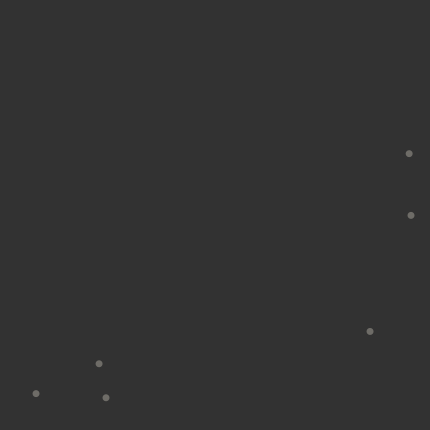
Frame 1 (no input)
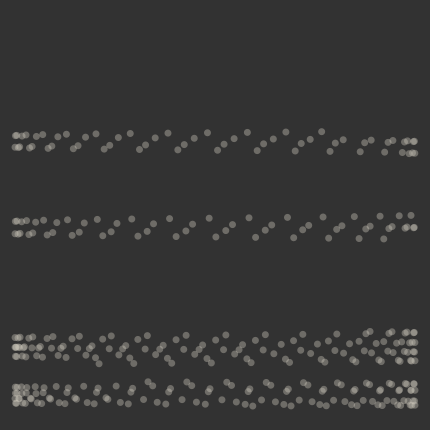
Frame 60 (the mouse pressed at the canvas centre just before this capture)
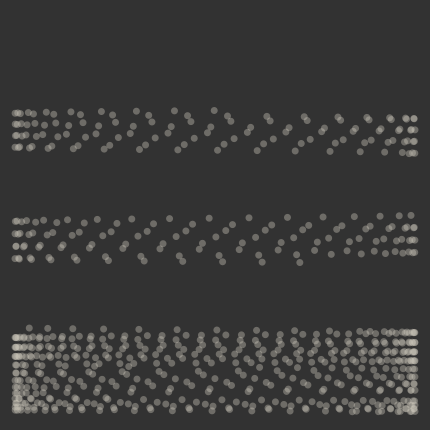
Frame 120 (the mouse held since frame 60 and released just before this capture)

The Processing sketch that drew these frames (run headless with seeded random() and noise(); from frame 60 on, the mouse is pressed at the canvas centre):

// Processing sketch: wave_pastels_sequence
// ── wave_pastels_sequence.pde
float x, y, x1, y1, x2, y2, x3, y3, x4, y4, x5, y5, x6, y6, x7, y7,
x8, y8, x9, y9, x10, y10, m, n, m1, n1, m2, n2, m3, n3, m4, n4, m5,
n5, m6, n6, m7, n7, c, d, c1, d1, c2, d2, c3, d3, c4, d4, c5, d5, 
q, r;
float a;

void setup() {
  size(430, 430);
  background(50);
}

void draw() {
  
  
  if (millis() < 30000) {
    a+=.002;
    pushMatrix();
    translate(width/2, height/2);
    c = cos(a*100)*200;
    d = sin(a*1)*200;
    c1 = cos((a+20)*100)*200;
    d1 = sin((a+20)*1)*200;
    c2 = cos((a+40)*100)*200;
    d2 = sin((a+40)*1)*200;
    c3 = cos((a+60)*100)*200;
    d3 = sin((a+60)*1)*200;
    c4 = cos((a+90)*100)*200;
    d4 = sin((a+90)*1)*200;
    c5 = cos((a+120)*100)*200;
    d5 = sin((a+120)*1)*200;
    
    noStroke();
    //fill(223, 190, 180, 100);
    fill(204, 198, 187, 100);
    ellipse(c, d, 7, 7);
    ellipse(c1, d1, 7, 7);
    ellipse(c2, d2, 7, 7);
    ellipse(c3, d3, 7, 7);
    ellipse(c4, d4, 7, 7);
    ellipse(c5, d5, 7, 7);
    popMatrix();
  }
    
    else if (millis() >= 30000 && millis() <= 30300) {
      background(50, 50, 50, 1);
    }
    
    else if (millis() > 30300 && millis() < 41000) {
      a+=.02;
      pushMatrix();
      translate(width/2, height/2);
      x = sin(a*100)*200;
      y = sin(a*1)*200;
      x1 = sin((a+5)*100)*200;
      y1 = sin((a+5)*1)*200;
      x2 = sin((a+10)*100)*200;
      y2 = sin((a+10)*1)*200;
      x3 = sin((a+15)*100)*200;
      y3 = sin((a+15)*1)*200;
      x4 = sin((a+20)*100)*200;
      y4 = sin((a+20)*1)*200;
      x5 = sin((a+25)*100)*200;
      y5 = sin((a+25)*1)*200;
      x6 = sin((a+30)*100)*200;
      y6 = sin((a+30)*1)*200;
      x7 = sin((a+35)*100)*200;
      y7 = sin((a+35)*1)*200;
      x8 = sin((a+40)*100)*200;
      y8 = sin((a+40)*1)*200;
      x9 = sin((a+45)*100)*200;
      y9 = sin((a+45)*1)*200;
      x10 = sin((a+50)*100)*200;
      y10 = sin((a+50)*1)*200;
      
      noStroke();
      fill(223, 190, 180, 100);
      //fill(196, 205, 202, 100);
      ellipse(x, y, 7, 7);
      ellipse(x1, y1, 7, 7);
      ellipse(x2, y2, 7, 7);
      ellipse(x3, y3, 7, 7);
      ellipse(x4, y4, 7, 7);
      ellipse(x5, y5, 7, 7);
      ellipse(x6, y6, 7, 7);
      ellipse(x7, y7, 7, 7);
      ellipse(x8, y8, 7, 7);
      ellipse(x9, y9, 7, 7);
      ellipse(x10, y10, 7, 7);
      popMatrix();
    }
    
    else if (millis() >= 41000 && millis() <= 41300) {
      background(50, 50, 50, 0.01);
    }
    
    else if (millis() > 41300 && millis() < 75000) {
      a+=.005;
      pushMatrix();
      translate(width/2, height/2);
      m = sin(a*200)*200;
      n = cos(a*1)*200;
      m1 = sin((a+5)*200)*200;
      n1 = cos((a+5)*1)*200;
      m2 = sin((a+10)*200)*200;
      n2 = cos((a+10)*1)*200;
      m3 = sin((a+15)*200)*200;
      n3 = cos((a+15)*1)*200;
      m4 = sin((a+20)*200)*200;
      n4 = cos((a+20)*1)*200;
      m5 = sin((a+25)*200)*200;
      n5 = cos((a+25)*1)*200;
      m6 = sin((a+30)*200)*200;
      n6 = cos((a+30)*1)*200;
      m7 = sin((a+35)*200)*200;
      n7 = cos((a+35)*1)*200;
      noStroke();
      fill(196, 205, 202, 100);
      //fill(204, 198, 187, 100);
      ellipse(m, n, 7, 7);
      ellipse(m1, n1, 7, 7);
      ellipse(m2, n2, 7, 7);
      ellipse(m3, n3, 7, 7);
      ellipse(m4, n4, 7, 7);
      ellipse(m5, n5, 7, 7);
      ellipse(m6, n6, 7, 7);
      ellipse(m7, n7, 7, 7);
      popMatrix();
    }
    
  /*
  
  
  pushMatrix();
  translate(3*width/4 , 3*height/4);
  q = cos(a*200)*200;
  r = cos(a*1)*200;
  fill(204, 183, 202, 100);
  ellipse(q, r, 7, 7);
  popMatrix();
  */
  
  println(millis());
  println(a);
}
